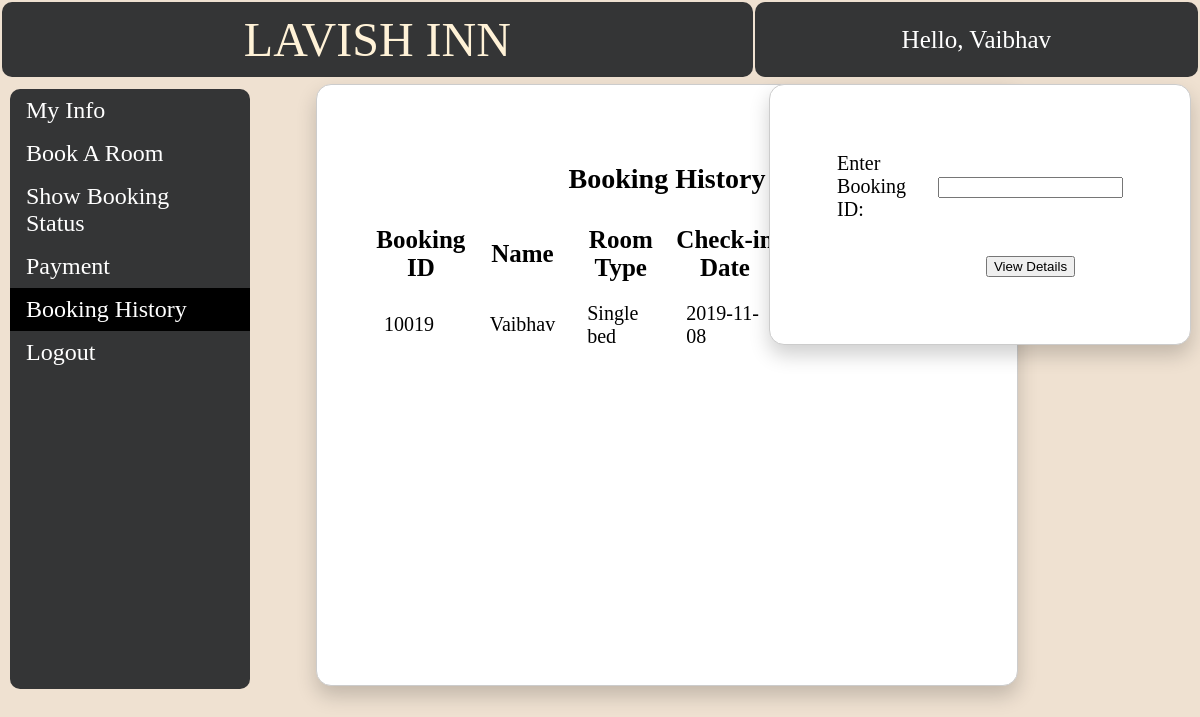
The app's page /user_booking_history.php with its own data.
### tables this page shows
CREATE TABLE `temp_session` (
  `phone` int(11) NOT NULL,
  `password` varchar(20) NOT NULL,
  `name` varchar(20) NOT NULL,
  `email` varchar(30) NOT NULL,
  `idproof` varchar(20) NOT NULL,
  `dob` date NOT NULL
);

CREATE TABLE `booked_hist` (
  `phone` int(11) NOT NULL,
  `name` varchar(20) NOT NULL,
  `idproof` varchar(20) NOT NULL,
  `room_type` varchar(20) NOT NULL,
  `checkin` date NOT NULL,
  `checkout` date NOT NULL,
  `days` int(11) NOT NULL,
  `ac` varchar(5) NOT NULL,
  `breakfast` varchar(5) NOT NULL,
  `lunch` varchar(5) NOT NULL,
  `snacks` varchar(5) NOT NULL,
  `dinner` varchar(5) NOT NULL,
  `swimming` varchar(5) NOT NULL,
  `price` int(11) NOT NULL,
  `book_id` int(11) NOT NULL
);

### user_booking_history.php (the view, shortened to what this page needs)
<!DOCTYPE html>
<html>
<head>
</head>
<body>
	<?php
		$conn = new mysqli("localhost","root","", "iwp");
		$sql = "SELECT * from temp_session";
		$result=mysqli_query($conn, $sql);
		$row=mysqli_fetch_row($result); ?>
	<table style="width: 100%;">
		<tr>
			<td id="td1" style="padding: 10px; font-size: 48px;"> <p style="color: #FFF2D7; font-size: 48px; display: inline;">LAVISH INN</p></td>
			<td id="td1" style="font-size: 25px; text-align: center;">Hello, <?php echo $row[2]; ?></td>
		</tr>
	</table>
	<ul>
		<li><a href="user_view.php" >My Info</a></li>
		<li><a href="bookroom.php">Book A Room</a></li>
		<li><a href="user_room_status.php">Show Booking Status</a></li>
		<li><a href="user_payment.php">Payment</a></li>
		<li><a href="user_booking_history.php" class="active">Booking History</a></li>
		<li><a href="index.php">Logout</a></li>
	</ul>
	<div style="margin-left:25%;padding:1px 16px;height:100%;position:relative;">
		<div class="basic_box">
		<h3 style="font-size: 28px; text-align: center; ">Booking History</h3>
		<table >
				<tr style="font-size:25px;">
					<th>Booking ID</th>
					<th>Name</th>
					<th>Room Type</th>
					<th>Check-in Date</th>
					<th>Check-out Date</th>
					<th>Price</th>
				</tr>
				<?php
					$phone = $row[0];
					$id = $row[4];
					$sql1 = "SELECT * from booked_hist";
					if ($result=mysqli_query($conn,$sql1))
				  	{
				  		while ($row=mysqli_fetch_row($result))
				    	{
				    		if($row[0]==$phone && $row[2]==$id)
				    		{
				    		?>
				    		<td><?php echo $row[14]; ?></td>
				   			<td><?php echo $row[1]; ?></td>
				   			<td><?php echo $row[3]; ?></td>
				   			<td><?php echo $row[4]; ?></td>
				    		<td><?php echo $row[5]; ?></td>
				    		<td><?php echo $row[13]; } ?></td>
				</tr><?php
				    	}
				    }?>
			</table><br><br>
		</div>
			<table id="history">
				<tr>
					<td colspan="1">Enter Booking ID:</td>
					<td colspan="2">
						<form action="user_room_history.php" method="post">
							<input type="number" name="book_id">
					</td>
				</tr>
				<tr>
					<td></td>
					<td style="text-align: center;"><button type="submit">View Details</button></td></form>
				</tr>
			</table>
	</div>
</body>
</html>

### user_booking_history.php (style rules this page uses)
body { margin: 0; background: #f2f2f2; background: #EFE1D1; }
table { font-size: 30px; }
td { padding: 15px; }
#td1 { background-color: rgb(52, 53, 54); color: white; border: 10px; margin-top: -10px; padding: 10px; text-align: center; border-radius:10px; }
ul { list-style-type: none; margin: 10px; margin-bottom:20px; padding: 0; width: 20%; font-size: 24px; background-color: rgb(52, 53, 54); text-decoration: none; position: fixed; height: 600px; overflow: auto; border-radius:10px; }
li { color: white; }
li a { display: block; color: white; padding: 8px 16px; text-decoration: none; }
li a.active { background-color: black; color: white; }
.basic_box { background: white; border: 1px solid #ccc; border-radius: 15px; width: 600px; height: 500px; padding: 50px; box-shadow: 0 10px 20px rgba(0,0,0,0.19); position:absolute; top: 10%; font-size:25px; }
#history { background:white; border: 1px solid #ccc; border-radius: 15px; margin: auto; width: 300px; height : 100px; padding: 50px; position:absolute; top: 10%; right:1%; box-shadow: 0 10px 20px rgba(0,0,0,0.19); }
tr { font-size:20px; }

### records on screen
temp_session: name "Vaibhav"
booked_hist: book "10019", name "Vaibhav", room_type "Single bed", checkin "2019-11-08"
